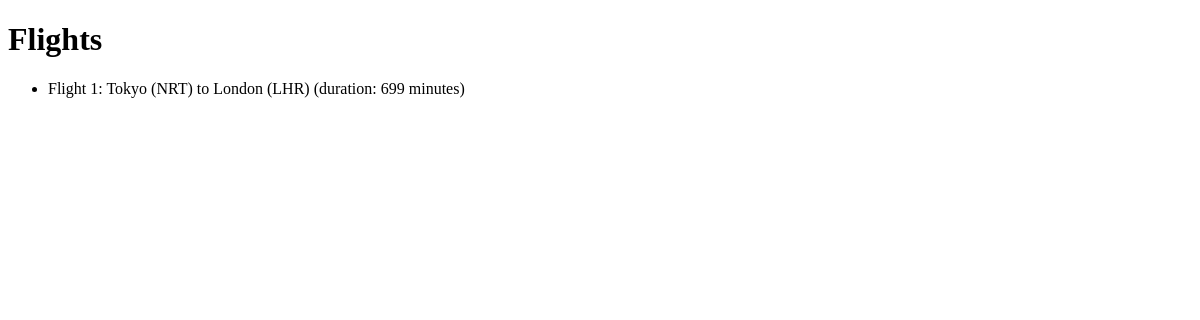
The page /flights/ on the database as committed earlier.
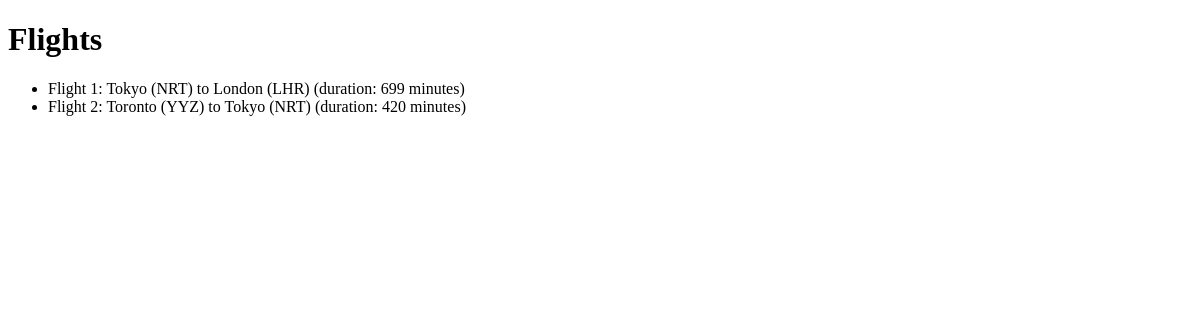
The same page on the database as committed later.
### flights/models.py (models this page shows, shortened)
class Flight(models.Model):
    origin = models.ForeignKey(Airport, on_delete=models.CASCADE, related_name="departures")
    destination = models.ForeignKey(Airport, on_delete=models.CASCADE, related_name="arrivals")
    duration = models.IntegerField()

class Airport(models.Model):
    code = models.CharField(max_length=3)
    city = models.CharField(max_length=64)
    def __str__(self):
        return f"{self.city} ({self.code})"

### flights/views.py (the view)
# urls.py: path('', views.index, name='index'),
def index(request):
    return render(request, 'flights/index.html', {
        "flights": Flight.objects.all()
    })

### flights/templates/flights/index.html (shortened to what this page needs)
{% extends "flights/layout.html" %}
{% block body %}
  <h1>Flights</h1>
  <ul>
    {% for flight in flights %}
      <li>Flight {{ flight.id }}: {{ flight.origin }} to {{ flight.destination }} (duration: {{ flight.duration }} minutes)</li>
    {% endfor %}
  </ul>
{% endblock %}

### flights/templates/flights/layout.html (shortened to what this page needs)
<!DOCTYPE html>
<html lang="en">
<head>
</head>
<body>
    {% block body %}
    {% endblock %}
</body>
</html>

Rows that differ between the two databases and show on the page:
added Flight: id "2", origin "Toronto (YYZ)", destination "Tokyo (NRT)", duration "420"
